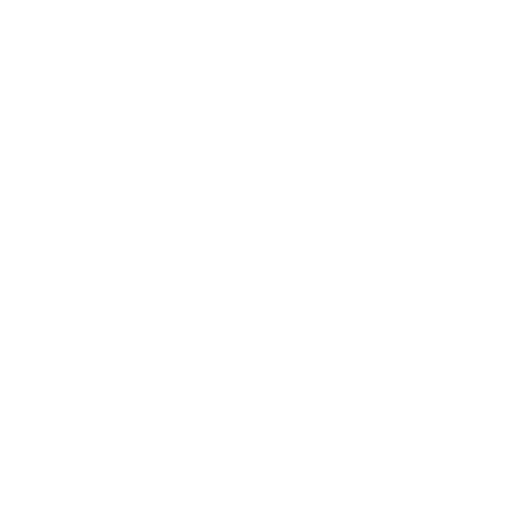
Frame 1 (no input)
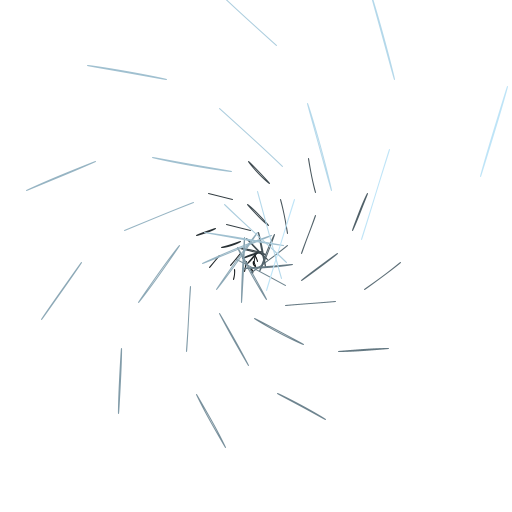
Frame 60 (the mouse pressed at the canvas centre just before this capture)
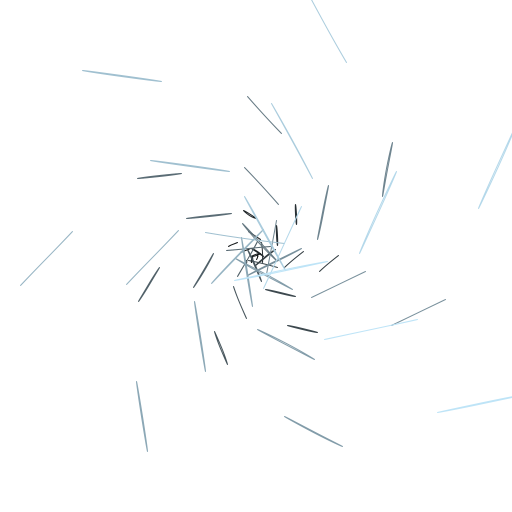
Frame 120 (the mouse held since frame 60 and released just before this capture)

The Processing sketch that drew these frames (run headless with seeded random() and noise(); from frame 60 on, the mouse is pressed at the canvas centre):

// Processing sketch: processing_113153
// ── processing_113153.pde

float time = 0; /* This is going to function as a clock. We'll update it with a value every time a frame gets drawn*/
 
void setup() {
size(512,512);/* setup the size */
frameRate(25);/* This sets the current frameRate */
}
 
void draw() {/* this does the drawing once per frame */
  background(255); /* clear the screen with white */
  translate((width*0.5)+tan(time),(height*0.5)+(1/tan(time))); /* translate all the drawing to the middle of the screen */
  noFill(); /*stop the computer filling in shapes*/
  time=time+0.01; /* update the value in the variable 'time'. This means that we add 1 to 'time' every frame */
  //background(abs(sin(time))*255);
  for (int i = 0;i < 20; i++) { /* this for loop organises the drawing. It will do the drawing 20 times (between 0 and 19)  */
  rotate(sin(time)); /* rotate the coordinate system a bit */
  stroke(10*i,12*i,13*i);//extra;decent blue : stroke(10*i,12*i,13*i); 3 colors : stroke(10*tan(i)*i,12*sin(i)*i,13*sin(i)*i);
  //stroke(10*tan(i)*i,12*sin(i)*i,13*cos(i)*i); gives 4 colours;original :13*i,13*i,13*i.using 2 and setting the third to 0,using 1,or 
  //placing a trigonometric function in one (donot know about two.),while keeping the others the same.
  ellipse(i,i,i*5,cos(i*5));//ellipse in place of rect
  ellipse(5*i,5*i,i*5,sin(i*5));//extra line
  ellipse(10*(i),10*(i),i*5,sin(i*5));//this line is extra.sin in place of cos
  /* this is the actual drawing.
  This says 'Draw a line, starting from i,i (x and y location), and being of size i*5 in both width and depth
  because it's in a for loop, it gets 'called' (used) 20 times, with a different value for 'i' each time */
  
  }
}
